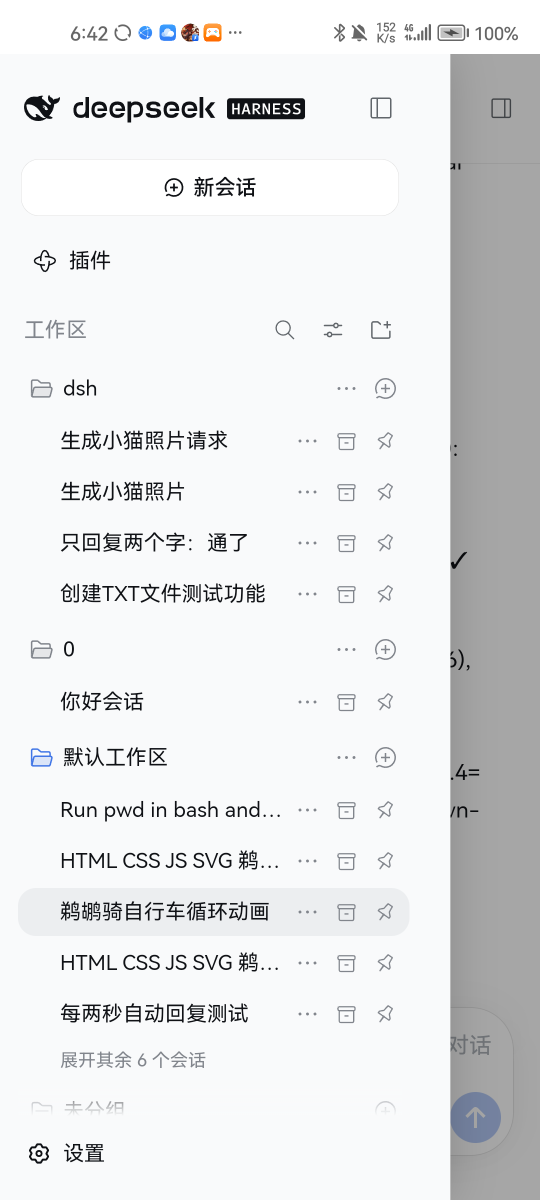
#> input picture video-promo/assets/11-sidebar.png, 1080 x 2400 px (shown at 1/2 size)
$ python preview.py assets/10-chat.png assets/11-sidebar.png
#> lines starting #> are read from the running program, lines starting #| are printed output that depends on the picture
"""把 cam 可见区域裁出来，画上候选的触点/高亮框，输出预览图供人工核对。

用法: python preview.py <out.png> <img> <tx%> <ty%> <tw%> <th%>
tx/ty 是触点中心百分比，tw/th 是高亮框尺寸百分比（框以触点为中心不成立，
本脚本把框左上角放在 (tx-tw/2, ty-th/2)，即触点=框中心）。
"""
import sys
from PIL import Image, ImageDraw

CAM_AR = 9 / 20


def visible_box(w, h):
    ar = w / h
    if abs(ar - CAM_AR) < 1e-6:
        return 0, 0, w, h
    if ar > CAM_AR:
        sw = h * CAM_AR
        return (w - sw) / 2, 0, sw, h
    sh = w / CAM_AR
    return 0, 0, w, sh


def main():
    out, path = sys.argv[1], sys.argv[2]
    img = Image.open(path).convert("RGB")
    w, h = img.size
#> w = 1080; h = 2400
    sx, sy, sw, sh = visible_box(w, h)
#> sx = 0; sy = 0; sw = 1080; sh = 2400
    crop = img.crop((int(sx), int(sy), int(sx + sw), int(sy + sh)))

    # 缩到 540 宽便于查看
    scale = 540 / crop.width
#> scale = 0.5
    crop = crop.resize((540, int(crop.height * scale)))
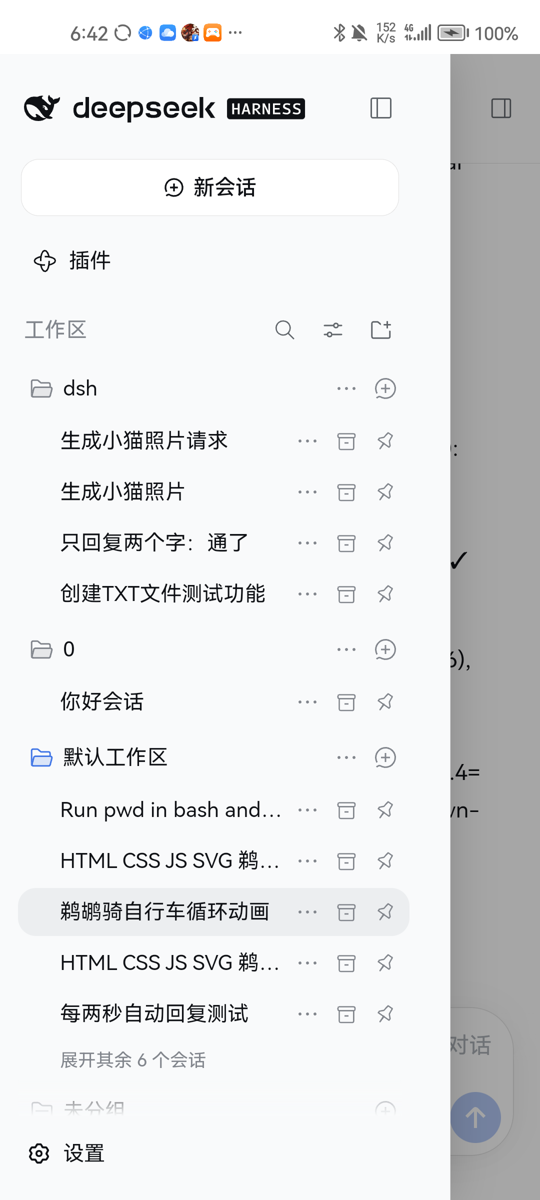
#> crop: PIL image 540x1200 RGB; mean R, G, B 228.7, 229.5, 230.5
    d = ImageDraw.Draw(crop)

    for spec in sys.argv[3:]:
        # 格式: tx,ty,bx,by,bw,bh  （触点中心 + 框中心 + 框尺寸，单位 %）
        tx, ty, bx, by, bw, bh = (float(v) for v in spec.split(","))
        cx, cy = tx / 100 * crop.width, ty / 100 * crop.height
        fx, fy = bx / 100 * crop.width, by / 100 * crop.height
        w2, h2 = bw / 100 * crop.width, bh / 100 * crop.height
        d.rectangle([fx - w2 / 2, fy - h2 / 2, fx + w2 / 2, fy + h2 / 2],
                    outline=(90, 107, 255), width=2)
        r = 11
        d.ellipse([cx - r, cy - r, cx + r, cy + r], fill=(90, 107, 255))
        d.ellipse([cx - 4, cy - 4, cx + 4, cy + 4], fill=(255, 255, 255))

    crop.save(out)
    print(f"{out}  {crop.width}x{crop.height}  (cam visible = {sw:.0f}x{sh:.0f} of {w}x{h})")
#| assets/10-chat.png  540x1200  (cam visible = 1080x2400 of 1080x2400)


main()

$ run again, on video-promo/assets/12-settings.png
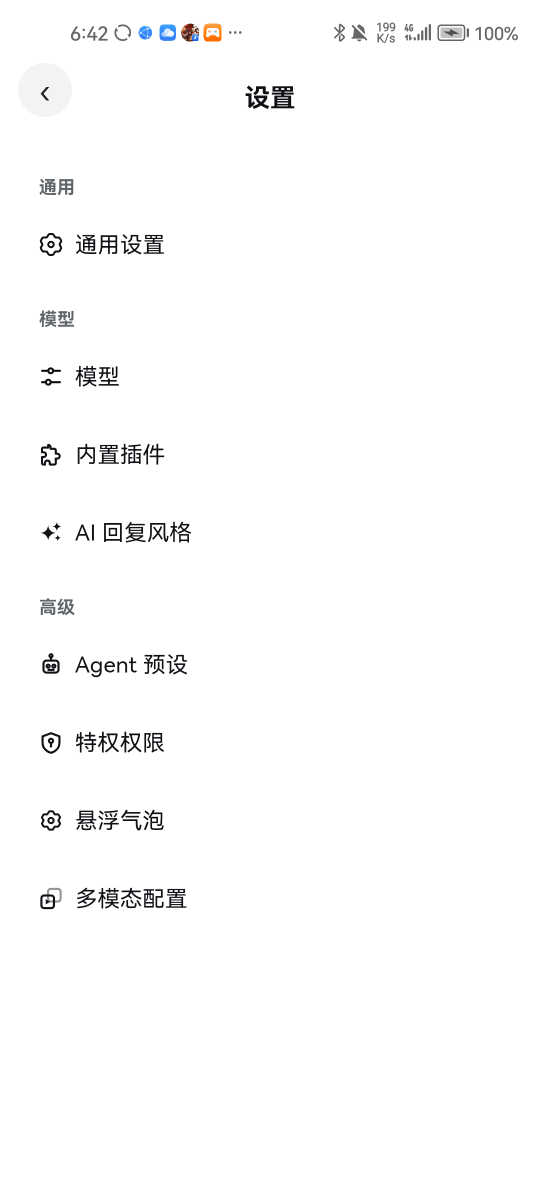
#> input picture video-promo/assets/12-settings.png, 1080 x 2400 px (shown at 1/2 size)
#> in main, `crop = crop.resize((540, int(crop.height * scale)))`:
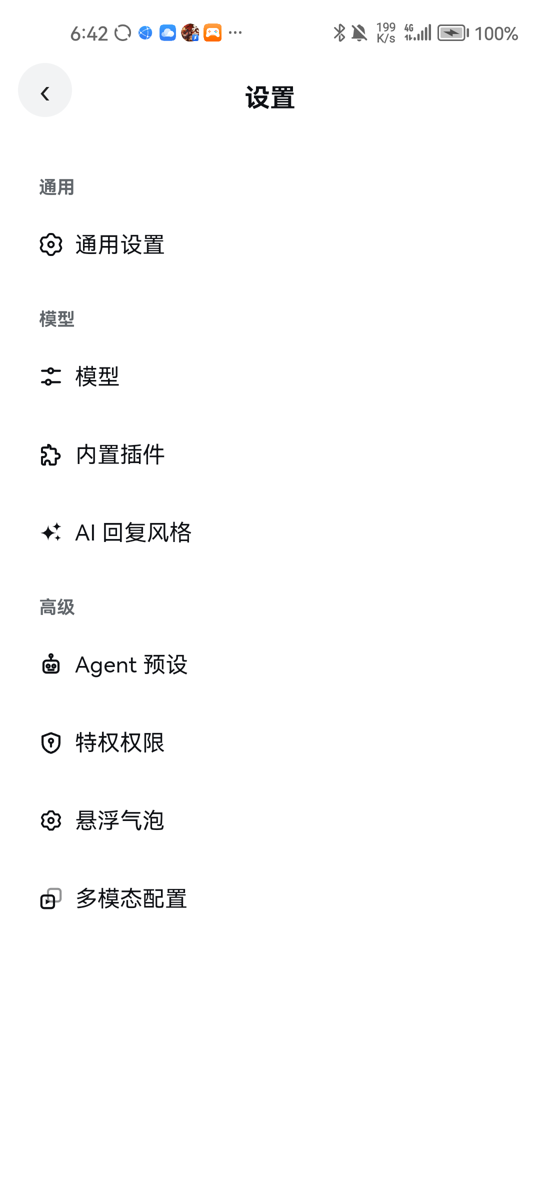
#> crop: PIL image 540x1200 RGB; mean R, G, B 251.7, 251.7, 251.8
#| assets/12-settings.png  540x1200  (cam visible = 1080x2400 of 1080x2400)

$ run again, on video-promo/assets/13-pool.png
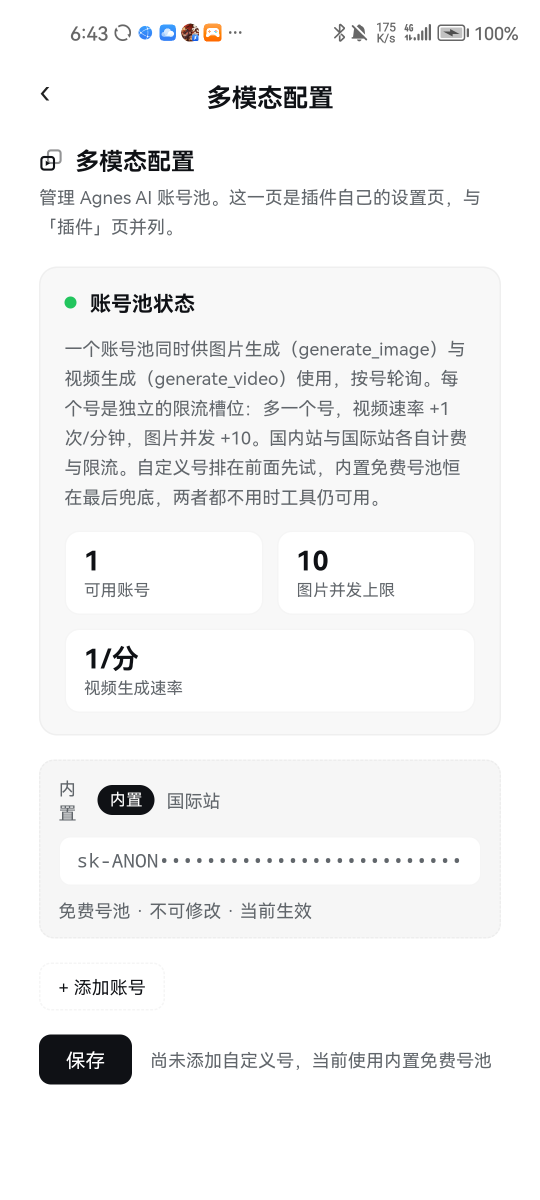
#> input picture video-promo/assets/13-pool.png, 1080 x 2400 px (shown at 1/2 size)
#> in main, `crop = crop.resize((540, int(crop.height * scale)))`:
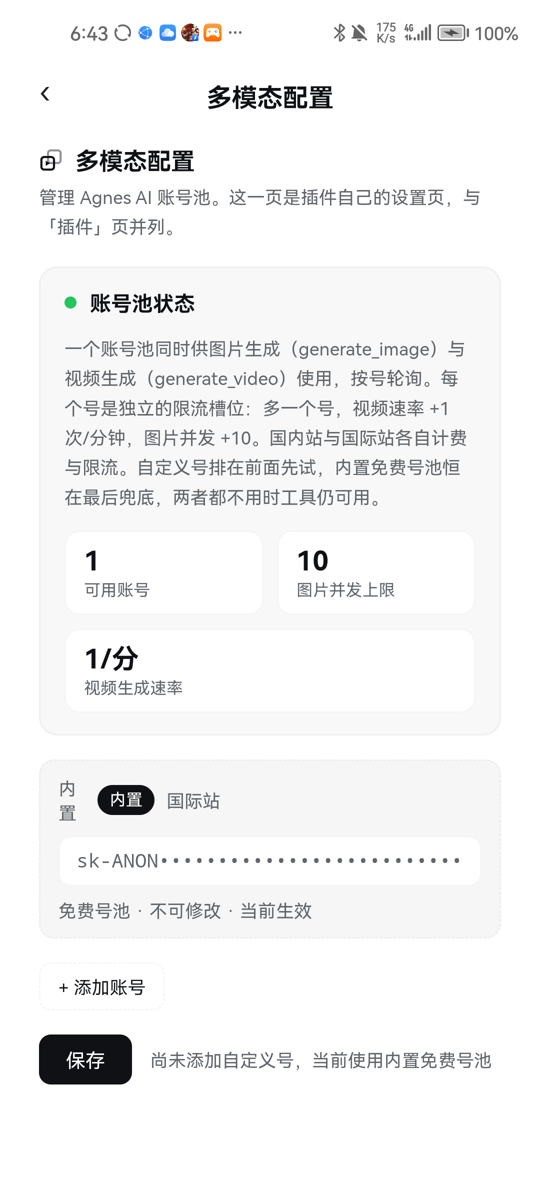
#> crop: PIL image 540x1200 RGB; mean R, G, B 243.5, 243.7, 244
#| assets/13-pool.png  540x1200  (cam visible = 1080x2400 of 1080x2400)

$ run again, on video-promo/assets/14-persona.png
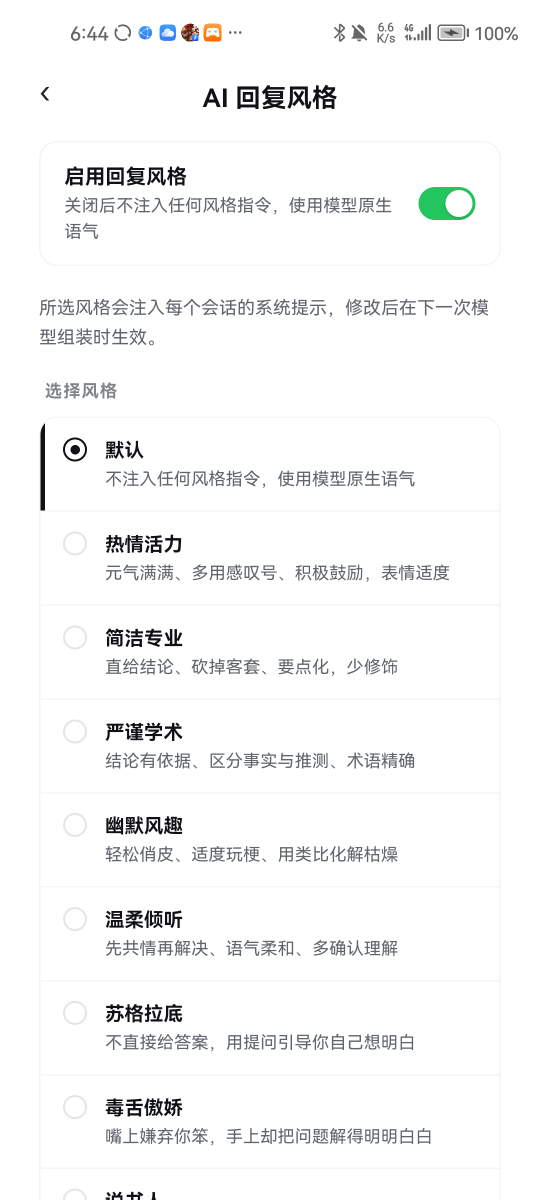
#> input picture video-promo/assets/14-persona.png, 1080 x 2400 px (shown at 1/2 size)
#> in main, `crop = crop.resize((540, int(crop.height * scale)))`:
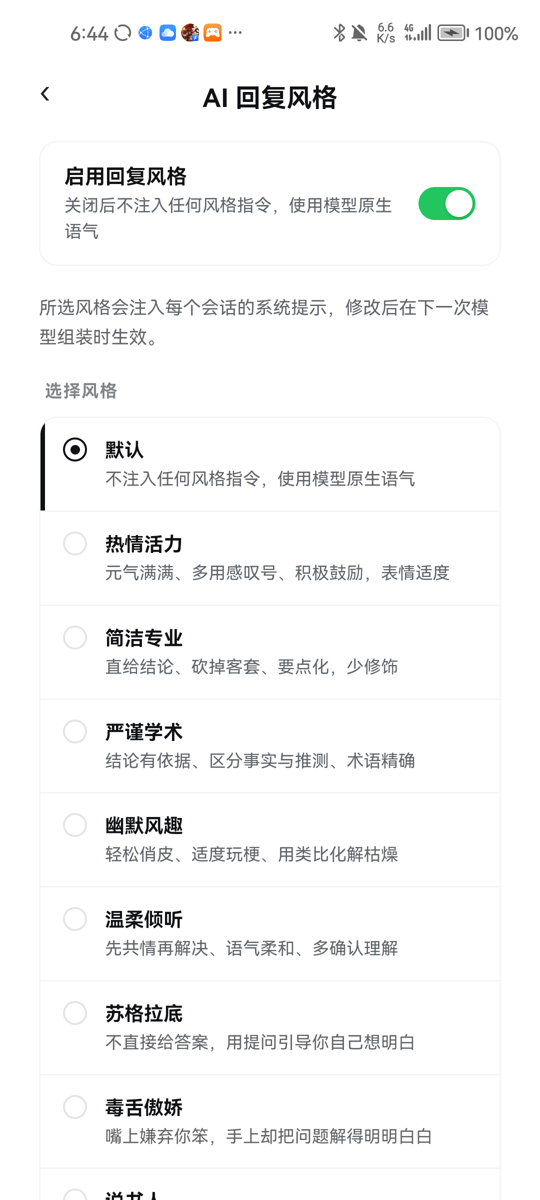
#> crop: PIL image 540x1200 RGB; mean R, G, B 246.6, 247.1, 247.1
#| assets/14-persona.png  540x1200  (cam visible = 1080x2400 of 1080x2400)
